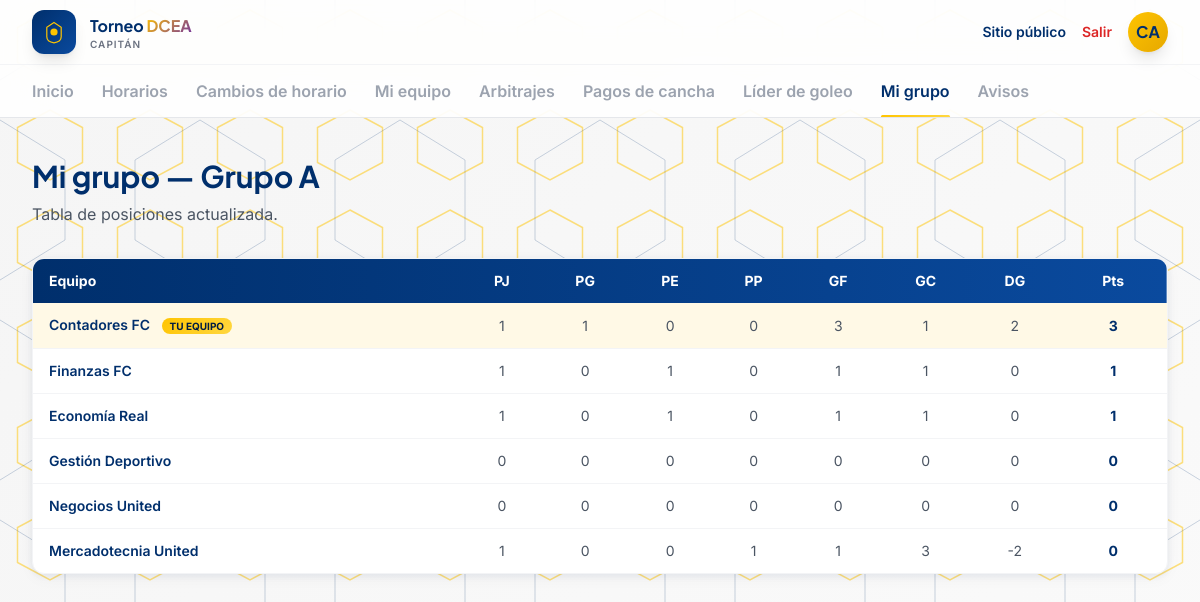
Page /capitan/mi-grupo (signed in) on the committed database.
### app/models/usuarios.py (models this page shows, shortened)
class Usuario(UserMixin, db.Model):
    __tablename__ = "usuarios"
    id = db.Column(db.Integer, primary_key=True)
    nombre = db.Column(db.String(120), nullable=False)
    email = db.Column(db.String(150), unique=True, nullable=False)
    password_hash = db.Column(db.String(255), nullable=False)
    rol = db.Column(db.String(30), nullable=False)  # organizador, ayudante, capitan

### app/models/core.py (models this page shows)
class Grupo(db.Model):
    __tablename__ = "grupos"
    id = db.Column(db.Integer, primary_key=True)
    fase_id = db.Column(db.Integer, db.ForeignKey("fases.id"), nullable=False)
    nombre = db.Column(db.String(50), nullable=False)  # A, B...
    inscripciones = db.relationship("Inscripcion", backref="grupo", lazy=True)
    def equipos(self):
        return [i.equipo for i in self.inscripciones if i.estado == "activo"]
    def tabla_posiciones(self):
        from app.models.partidos import Partido
        filas = {}
        for equipo in self.equipos():
            filas[equipo.id] = {
                "equipo": equipo, "pj": 0, "pg": 0, "pe": 0, "pp": 0,
                "gf": 0, "gc": 0, "dg": 0, "pts": 0,
            }
        equipo_ids = list(filas.keys())
        partidos = Partido.query.filter(
            Partido.jornada.has(fase_id=self.fase_id),
            Partido.estado == "jugado",
            Partido.equipo_local_id.in_(equipo_ids),
            Partido.equipo_visitante_id.in_(equipo_ids),
        ).all()
        for p in partidos:
            if p.resultado_local is None or p.resultado_visitante is None:
                continue
            fl, fv = filas.get(p.equipo_local_id), filas.get(p.equipo_visitante_id)
            if not fl or not fv:
                continue
            fl["pj"] += 1; fv["pj"] += 1
            fl["gf"] += p.resultado_local; fl["gc"] += p.resultado_visitante
            fv["gf"] += p.resultado_visitante; fv["gc"] += p.resultado_local
            if p.resultado_local > p.resultado_visitante:
                fl["pg"] += 1; fl["pts"] += 3; fv["pp"] += 1
            elif p.resultado_local < p.resultado_visitante:
                fv["pg"] += 1; fv["pts"] += 3; fl["pp"] += 1
            else:
                fl["pe"] += 1; fv["pe"] += 1; fl["pts"] += 1; fv["pts"] += 1
        for f in filas.values():
            f["dg"] = f["gf"] - f["gc"]
        return sorted(filas.values(), key=lambda x: (-x["pts"], -x["dg"], -x["gf"]))

### app/models/equipos.py (models this page shows, shortened)
class Equipo(db.Model):
    __tablename__ = "equipos"
    id = db.Column(db.Integer, primary_key=True)
    organizacion_id = db.Column(db.Integer, db.ForeignKey("organizaciones.id"), nullable=False)
    nombre = db.Column(db.String(120), nullable=False)
    escudo_url = db.Column(db.String(300))
    capitan_id = db.Column(db.Integer, db.ForeignKey("usuarios.id"))
    inscripciones = db.relationship("Inscripcion", backref="equipo", lazy=True)
    rosters = db.relationship("Roster", backref="equipo", lazy=True)

### app/routes/capitan.py (the view)
@capitan_bp.route("/mi-grupo")
@login_required
@requiere_rol("capitan")
def mi_grupo():
    equipo = _mi_equipo()
    from app.models import Inscripcion
    inscripcion = Inscripcion.query.filter_by(equipo_id=equipo.id, estado="activo").first()
    grupo = Grupo.query.get(inscripcion.grupo_id) if inscripcion else None
    tabla = grupo.tabla_posiciones() if grupo else []
    return render_template("capitan/mi_grupo.html", grupo=grupo, tabla=tabla, mi_equipo_id=equipo.id)

### app/routes/capitan.py (called while the page is built)
def _mi_equipo():
    return Equipo.query.filter_by(capitan_id=current_user.id).first()

### app/utils.py (called while the page is built)
def requiere_rol(*roles):
    def decorator(f):
        @wraps(f)
        def wrapped(*args, **kwargs):
            if not current_user.is_authenticated or current_user.rol not in roles:
                abort(403)
            return f(*args, **kwargs)
        return wrapped
    return decorator

### app/templates/capitan/mi_grupo.html (shortened to what this page needs)
{% extends "capitan/base.html" %}
{% block content %}
<h1 class="font-display text-3xl font-bold text-navy mb-2">Mi grupo{% if grupo %} — Grupo {{ grupo.nombre }}{% endif %}</h1>
<p class="text-gray-600 mb-8">Tabla de posiciones actualizada.</p>
<div class="bg-white rounded-xl shadow-card border border-gray-100 overflow-hidden">
  <table class="w-full text-sm">
    <thead>
      <tr class="bg-gradient-to-r from-navy to-navy-light text-white">
        <th class="py-3 px-4 text-left font-bold">Equipo</th>
        <th class="py-3 px-3 text-center font-bold">PJ</th>
        <th class="py-3 px-3 text-center font-bold">PG</th>
        <th class="py-3 px-3 text-center font-bold">PE</th>
        <th class="py-3 px-3 text-center font-bold">PP</th>
        <th class="py-3 px-3 text-center font-bold">GF</th>
        <th class="py-3 px-3 text-center font-bold">GC</th>
        <th class="py-3 px-3 text-center font-bold">DG</th>
        <th class="py-3 px-4 text-center font-bold">Pts</th>
      </tr>
    </thead>
    <tbody class="divide-y divide-gray-100">
      {% for f in tabla %}
        <tr class="{{ 'bg-gold-pale' if f.equipo.id == mi_equipo_id else 'hover:bg-gray-50/70' }}">
          <td class="py-3 px-4 font-semibold text-navy">
            {{ f.equipo.nombre }}
            {% if f.equipo.id == mi_equipo_id %}<span class="badge-gold text-[10px] font-bold px-2 py-0.5 rounded-full ml-2">TU EQUIPO</span>{% endif %}
          </td>
          <td class="py-3 px-3 text-center text-gray-600">{{ f.pj }}</td>
          <td class="py-3 px-3 text-center text-gray-600">{{ f.pg }}</td>
          <td class="py-3 px-3 text-center text-gray-600">{{ f.pe }}</td>
          <td class="py-3 px-3 text-center text-gray-600">{{ f.pp }}</td>
          <td class="py-3 px-3 text-center text-gray-600">{{ f.gf }}</td>
          <td class="py-3 px-3 text-center text-gray-600">{{ f.gc }}</td>
          <td class="py-3 px-3 text-center text-gray-600">{{ f.dg }}</td>
          <td class="py-3 px-4 text-center font-bold text-navy">{{ f.pts }}</td>
        </tr>
      {% else %}
        <tr><td colspan="9" class="py-8 text-center text-gray-400">Grupo no configurado.</td></tr>
      {% endfor %}
    </tbody>
  </table>
</div>
{% endblock %}

### app/templates/capitan/base.html (shortened to what this page needs)
<!DOCTYPE html>
<html lang="es">
<head>
<script src="https://cdn.tailwindcss.com"></script>
</head>
<body>
<header class="sticky top-0 z-40 bg-white/85 backdrop-blur-xl border-b border-gray-200">
  <div class="max-w-7xl mx-auto px-5 sm:px-8 h-16 flex items-center justify-between">
    <a href="{{ url_for('capitan.panel') }}" class="flex items-center gap-3.5">
      <div class="w-11 h-11 rounded-xl bg-gradient-to-br from-navy to-navy-light flex items-center justify-center shadow-lg">
        <svg width="24" height="24" viewBox="0 0 40 40" fill="none">
          <path d="M20 4 L32 12 V28 C32 34 28 37 20 38 C12 37 8 34 8 28 V12 Z" stroke="#FFC400" stroke-width="2" fill="none"/>
          <circle cx="20" cy="20" r="6" fill="#FFC400"/>
        </svg>
      </div>
      <div class="leading-tight">
        <p class="font-display font-bold text-navy text-[15px] sm:text-base">Torneo <span class="gradient-accent">DCEA</span></p>
        <p class="text-[10px] text-gray-500 tracking-widest uppercase font-semibold hidden sm:block">Capitán</p>
      </div>
    </a>
    <div class="flex items-center gap-4">
      <a href="{{ url_for('public.home') }}" class="text-sm font-semibold text-navy hover:text-gold hidden sm:inline">Sitio público</a>
      <a href="{{ url_for('capitan.logout') }}" class="text-sm font-semibold text-red-600 hover:text-red-800">Salir</a>
      <div class="w-10 h-10 rounded-full bg-gradient-to-br from-gold to-gold-dark text-navy font-display font-bold flex items-center justify-center shadow-lg">
        {{ current_user.nombre[:2].upper() if current_user.is_authenticated else '' }}
      </div>
    </div>
  </div>
  <nav class="max-w-7xl mx-auto px-5 sm:px-8 flex gap-7 border-t border-gray-100 overflow-x-auto">
    {% macro navlink(endpoint, label) %}
      <a href="{{ url_for(endpoint) }}" class="tab-link {{ 'active' if request.endpoint == endpoint }}">{{ label }}</a>
    {% endmacro %}
    {{ navlink('capitan.panel', 'Inicio') }}
    {{ navlink('capitan.disponibilidad', 'Horarios') }}
    {{ navlink('capitan.solicitudes', 'Cambios de horario') }}
    {{ navlink('capitan.mi_equipo', 'Mi equipo') }}
    {{ navlink('capitan.arbitrajes', 'Arbitrajes') }}
    {{ navlink('capitan.pagos_cancha', 'Pagos de cancha') }}
    {{ navlink('capitan.goleadores', 'Líder de goleo') }}
    {{ navlink('capitan.mi_grupo', 'Mi grupo') }}
    {{ navlink('capitan.avisos', 'Avisos') }}
  </nav>
</header>
<main class="max-w-7xl mx-auto px-5 sm:px-8 py-10">
  {% block content %}{% endblock %}
</main>
</body>
</html>

### app/templates/capitan/base.html (style rules this page uses)
* { box-sizing: border-box; }
body { font-family: 'Inter', sans-serif; min-height: 100vh; position: relative; background: linear-gradient(135deg, #F5F5F5 0%, #FAFAFA 100%); overflow-x: hidden; }
body::before { content: ''; position: fixed; top: 0; left: 0; width: 100%; height: 100%; z-index: -2; background-repeat: repeat; background-size: 100px 100px; pointer-events: none; }
body::after { content: ''; position: fixed; top: 0; left: 0; width: 100%; height: 100%; z-index: -2; background-repeat: repeat; background-size: 200px 200px; background-position: 100px 100px; pointer-events: none; }
main { position: relative; z-index: 1; }
.font-display { font-family: 'Plus Jakarta Sans', sans-serif; }
.tab-link { position: relative; font-weight: 600; color: #9CA3AF; padding: 14px 0; white-space: nowrap; }
.tab-link.active { color: #002F6C; }
.tab-link.active::after { content: ''; position: absolute; left: 0; right: 0; bottom: -1px; height: 3px; background: linear-gradient(90deg, #FFC400, #FFD740); border-radius: 2px; }
.badge-gold { background: linear-gradient(135deg, #FFC400, #FFD740); color: #001C42; }
.gradient-accent { background: linear-gradient(135deg, #FFC400, #7030A0); -webkit-background-clip: text; -webkit-text-fill-color: transparent; background-clip: text; }

### rows in the picture
Usuario: nombre "CA"
Grupo: nombre "A"
Equipo: equipo.nombre "Contadores FC"
Equipo: equipo.nombre "Finanzas FC"
Equipo: equipo.nombre "Economía Real"
Equipo: equipo.nombre "Gestión Deportivo"
Equipo: equipo.nombre "Negocios United"
Equipo: equipo.nombre "Mercadotecnia United"

### other values in the picture
{{ label }} "Inicio Horarios Cambios de horario Mi equipo Arbitrajes Pagos de cancha Líder de goleo Mi grupo Avisos"
{{ f.pj }} "1" "1" "1" "0" "0" "1"
{{ f.pg }} "1" "0" "0" "0" "0" "0"
{{ f.pe }} "0" "1" "1" "0" "0" "0"
{{ f.pp }} "0" "0" "0" "0" "0" "1"
{{ f.gf }} "3" "1" "1" "0" "0" "1"
{{ f.gc }} "1" "1" "1" "0" "0" "3"
{{ f.dg }} "2" "0" "0" "0" "0" "-2"
{{ f.pts }} "3" "1" "1" "0" "0" "0"
